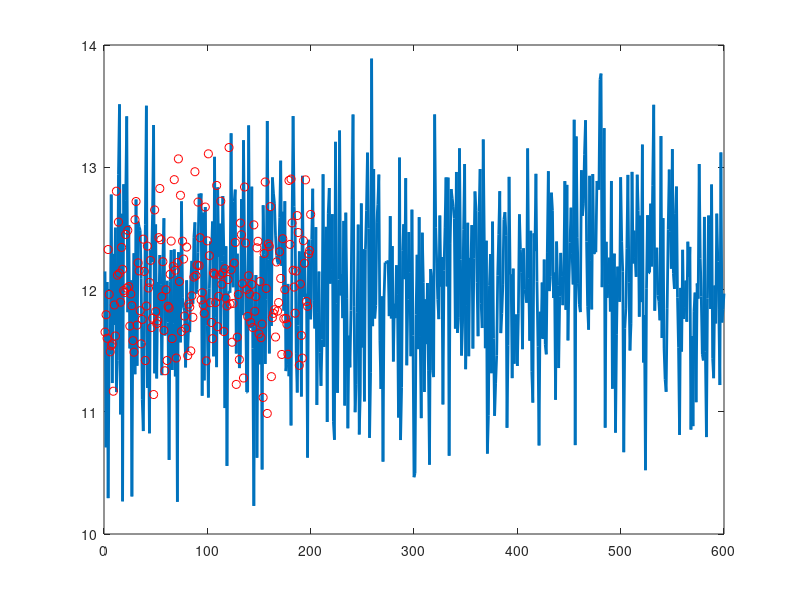

Write MATLAB code to recreate this figure. (Note: this script raises an error after producing the figure.)


%% ------------------- ПАРАМЕТРЫ -------------------
N = 600;     % длина реализации
K = 200;       % число реализаций
mu = 12;       % мат. ожидание шума
sigma = 10;    % СКО шума

%% ------------------- 1. БЕЛЫЙ ШУМ -------------------
% Матрица Xi (N x K): каждая колонка – реализация
Xi = mu + sigma*randn(N, K);

% Среднее по ансамблю (усреднение по строкам)
mu_ens = mean(Xi, 2);

% Среднее по времени для каждой реализации
mu_time = mean(Xi, 1);

% Рисуем
figure;
plot(1:N, mu_ens, 'LineWidth', 2); hold on;
plot(1:K, mu_time, 'ro'); 
yline(mu, '--k', 'Теор. среднее');
xlabel('n (или k)');
ylabel('Среднее значение');
title('Задание 1: Белый шум');
legend('Среднее по ансамблю', 'Среднее по времени','Теор. среднее');
grid on;

%% ------------------- 2. СКАТТЕРОГРАММЫ -------------------
pairs = [10 9; 50 49; 100 99];

figure;
for i = 1:3
    ni = pairs(i,1); nj = pairs(i,2);
    subplot(1,3,i);
    scatter(Xi(ni,:), Xi(nj,:), 'filled');
    xlabel(['\xi[' num2str(ni) ']']);
    ylabel(['\xi[' num2str(nj) ']']);
    title(['Скаттер: n_i=' num2str(ni) ', n_j=' num2str(nj)]);
    grid on;

    % Выборочная корреляция
    r_hat = mean(Xi(ni,:).*Xi(nj,:));
    fprintf('Задание 2: r_hat(%d,%d) = %.4f\n', ni, nj, r_hat);
end

%% ------------------- 3. СЛУЧАЙНОЕ БЛУЖДАНИЕ -------------------
Omega = mu + sigma*randn(N,K);
Xi_rw = zeros(N,K);
for k = 1:K
    for n = 2:N
        Xi_rw(n,k) = Xi_rw(n-1,k) + Omega(n,k);
    end
end

% Теоретическое мат. ожидание
mu_rw_theory = (0:N-1)*mu;

fprintf('Задание 3: M[xi[n]] = %g для любого n\n', mu);

%% ------------------- 4. СКО случайного блуждания -------------------
% Теория: D[xi[n]] = n * sigma^2, при sigma^2=1 → sqrt(n)
sigma_rw_theory = sqrt(0:N-1);

figure;
plot(0:N-1, sigma_rw_theory, 'LineWidth', 2);
xlabel('n');
ylabel('\sigma_{\xi}[n]');
title('Задание 4: СКО случайного блуждания');
grid on;

%% ------------------- 5. АКФ случайного блуждания -------------------
% r_xi(n,n-1) = M[xi[n-1]^2] = (n-1)*sigma^2
r_theory = (0:N-1);

% Нормированный коэффициент корреляции
rho_theory = r_theory ./ sqrt((0:N-1).*(1:N));

figure;
plot(1:200, rho_theory(2:201), 'LineWidth', 2);
xlabel('n');
ylabel('\rho_{\xi}(n,n-1)');
title('Задание 5: Нормированный коэффициент корреляции (RW)');
grid on;

%% ------------------- 6. МАТРИЦА реализаций для RW -------------------
Xi_rw_mat = zeros(N,K);
for k = 1:K
    for n = 2:N
        Xi_rw_mat(n,k) = Xi_rw_mat(n-1,k) + randn;
    end
end

figure;
plot(1:N, Xi_rw_mat);
xlabel('n');
ylabel('\xi[n]');
title('Задание 6: Реализации случайного блуждания');
grid on;

% Скаттерограммы
pairs1 = [10 9; 50 49; 100 99; 200 199];
pairs2 = [50 40; 100 90; 200 190];

figure;
subplot(1,2,1); hold on;
for i=1:size(pairs1,1)
    scatter(Xi_rw_mat(pairs1(i,1),:), Xi_rw_mat(pairs1(i,2),:), 'filled');
end
title('Соседние точки (RW)');
grid on;

subplot(1,2,2); hold on;
for i=1:size(pairs2,1)
    scatter(Xi_rw_mat(pairs2(i,1),:), Xi_rw_mat(pairs2(i,2),:), 'filled');
end
title('Отдалённые точки (RW)');
grid on;

%% ------------------- 7. Выборочная АКФ по ансамблю -------------------
r_exp = mean(Xi_rw_mat(2:end,:).*Xi_rw_mat(1:end-1,:), 2);

figure;
plot(2:N, r_exp, 'r', 'LineWidth', 2); hold on;
plot(2:N, r_theory(2:end), 'b--');
xlabel('n');
ylabel('r_{\xi}(n,n-1)');
title('Задание 7: АКФ случайного блуждания (эксперимент vs теория)');
legend('Эксперимент','Теория');
grid on;

%% ------------------- 8. СЛУЧАЙНОЕ БЛУЖДАНИЕ С ЗАТУХАНИЕМ -------------------
Xi_rw_decay = zeros(N,K);
for k = 1:K
    for n = 2:N
        Xi_rw_decay(n,k) = 0.9*Xi_rw_decay(n-1,k) + randn;
    end
end

figure;
plot(1:N, Xi_rw_decay);
xlabel('n');
ylabel('\xi[n]');
title('Задание 8: Случайное блуждание с затуханием');
grid on;

%% ------------------- 9. СКАТТЕРОГРАММЫ ДЛЯ RW С ЗАТУХАНИЕМ -------------------
figure;
subplot(1,2,1); hold on;
for i=1:size(pairs1,1)
    scatter(Xi_rw_decay(pairs1(i,1),:), Xi_rw_decay(pairs1(i,2),:), 'filled');
end
title('Соседние точки (RW с затуханием)');
grid on;

subplot(1,2,2); hold on;
for i=1:size(pairs2,1)
    scatter(Xi_rw_decay(pairs2(i,1),:), Xi_rw_decay(pairs2(i,2),:), 'filled');
end
title('Отдалённые точки (RW с затуханием)');
grid on;

%% ------------------- 10. Сравнение АКФ -------------------
% Белый шум (теория): дельта-функция
acf_white = [1 zeros(1,50)];

% RW: растёт с n
acf_rw = 0:50;

% RW с затуханием: затухающая экспонента
acf_decay = (0.9).^(0:50);

figure;
stem(0:50, acf_white, 'r','LineWidth',2); hold on;
plot(0:50, acf_rw, 'b','LineWidth',2);
plot(0:50, acf_decay, 'g','LineWidth',2);
xlabel('lag l');
ylabel('АКФ');
title('Задание 10: Сравнение АКФ процессов');
legend('Белый шум','RW','RW с затуханием');
grid on;
